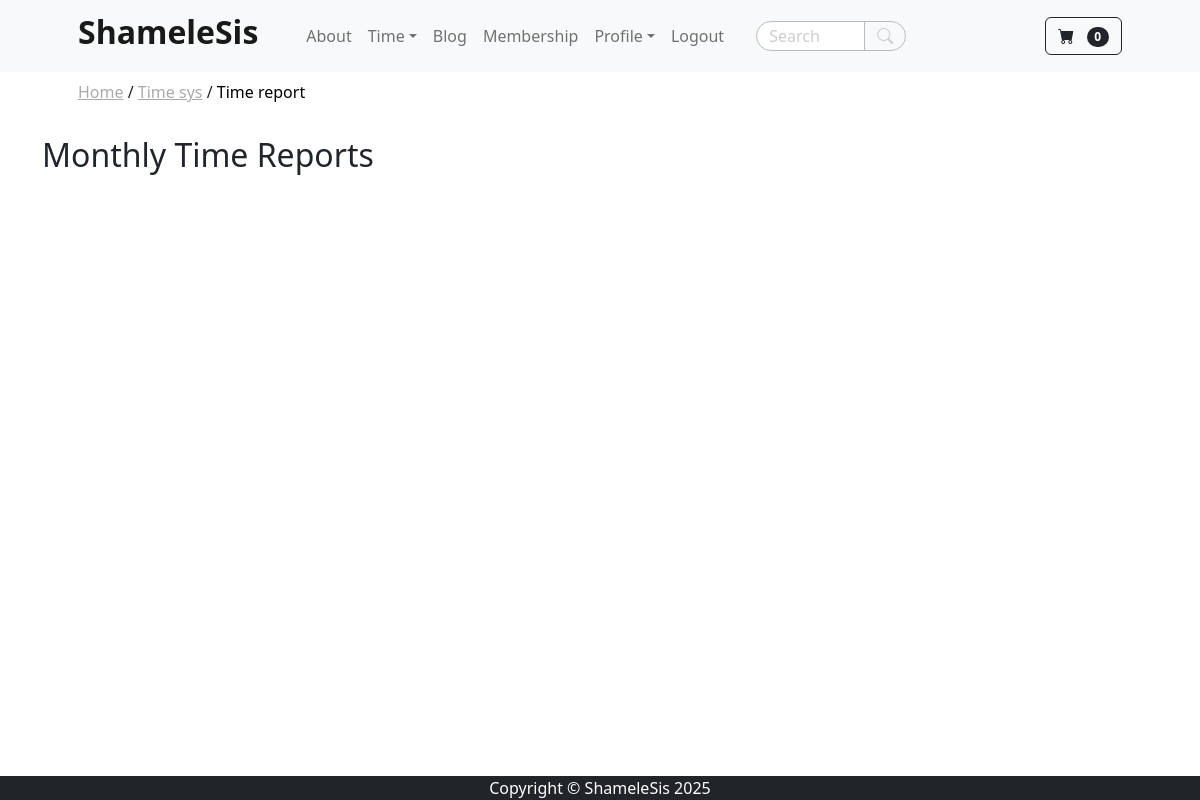
Page /time_sys/time_report/ (signed in) on the earlier database version.
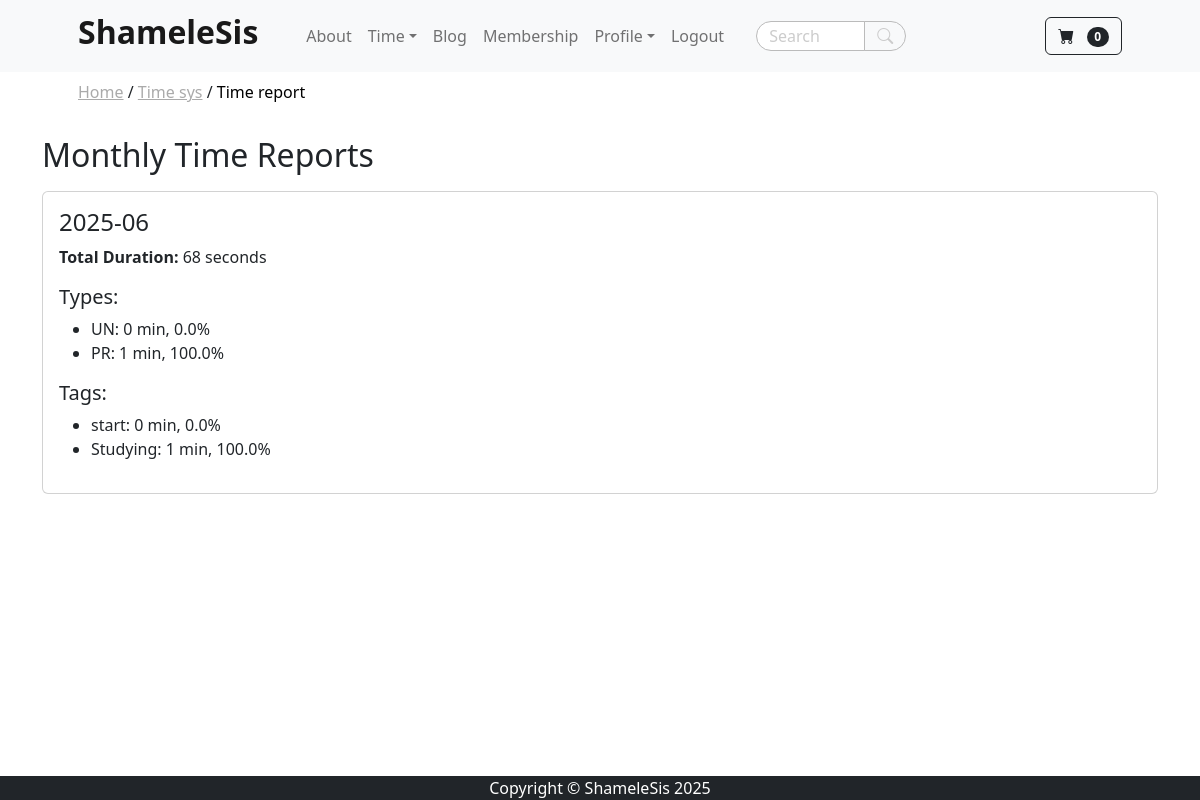
Same page on the later database version.
### time_sys/models.py (models this page shows, shortened)
class TimeReport(models.Model):
    user = models.ForeignKey(User, on_delete=models.CASCADE)
    year_month = models.CharField(max_length=7)  # e.g. "2025-06"
    total_duration = models.IntegerField(default=0)
    type_data = models.JSONField(default=dict)
    tag_data = models.JSONField(default=dict)
    class Meta:
        unique_together = ('user', 'year_month')

class TimeRecord(models.Model):
    user = models.ForeignKey(User, on_delete=models.CASCADE)
    end = models.DateTimeField()
    duration = models.IntegerField()
    tag = models.CharField(max_length=255)
    type = models.CharField(max_length=255)

### time_sys/views.py (the view)
# urls.py: path('time_report/', views.time_report, name='time_report'),
@login_required
def time_report(request):
    from .utils import generate_monthly_report
    user_id = request.user.id
    user_instance = User.objects.get(id=user_id)
    generate_monthly_report(k=user_instance)  # Ensure new reports are created if needed
    reports = TimeReport.objects.filter(user=user_instance).order_by('-year_month')
    report_data = []
    for report in reports:
        if report.total_duration:
            tag_percent = {
                tag: [round(dur / 60) , round(dur / report.total_duration * 100, 2)]
                for tag, dur in report.tag_data.items()
            }
            type_percent = {
                typ: [round(dur / 60), round(dur / report.total_duration * 100, 2)]
                for typ, dur in report.type_data.items()
            }
        else:
            tag_percent = {}
            type_percent = {}
        report_data.append({
            'month': report.year_month,
            'total_duration': report.total_duration,
            'tag_percent': tag_percent,
            'type_percent': type_percent,
        })
    context = {
        'report_data': report_data,
        'timezone': timezone_display(request.user.profile),
    }
    return render(request, 'time/time_report.html', context)

### cart/cart.py (called while the page is built)
    def __len__(self):
        return len(self.cart)

### cart/context_processors.py (called while the page is built)
def cart(request):
    return {'cart': Cart(request)}

### store/context_processors.py (called while the page is built)
def base_breadcrumbs(request):
    path = request.path
    parts = path.strip('/').split('/')
    breadcrumbs = []
    url = ''
    for part in parts:
        url += f'/{part}'
        breadcrumbs.append({'name': part.replace('_', ' ').capitalize(), 'url': url})
    return {'breadcrumbs': breadcrumbs}

### store/templatetags/breadcrumbs.py (called while the page is built)
@register.inclusion_tag('breadcrumbs.html')
def show_breadcrumbs(breadcrumbs):
    return {'breadcrumbs': breadcrumbs}

### time_sys/utils.py (called while the page is built)
def timezone_display(user):
    if user.timezone[7]=="-":
        timezone_string = user.timezone.replace("-", "+")
    else:
        timezone_string = user.timezone.replace("+", "-")
    return timezone_string

### time_sys/templates/time/time_report.html
{% extends 'base.html' %}
{% block content %}
{% load humanize %}
<div class="container mt-4">
  <h2>Monthly Time Reports</h2>
  {% for report in report_data %}
    <div class="card my-3 p-3">
      <h4>{{ report.month }}</h4>
      <p><strong>Total Duration:</strong> {{ report.total_duration|floatformat:0|intcomma }} seconds</p>
      <h5>Types:</h5>
      <ul>
        {% for type, list in report.type_percent.items %}
        {% with dur=list.0 percent=list.1 %}
          <li>{{ type }}: {{ dur|intcomma }} min, {{ percent }}%</li>
        {% endwith %}
        {% endfor %}
      </ul>
      <h5>Tags:</h5>
      <ul>
        {% for tag, list in report.tag_percent.items %}
        {% with dur=list.0 percent=list.1 %}
          <li>{{ tag }}: {{ dur|intcomma }} min, {{ percent }}%</li>
        {% endwith %}
        {% endfor %}
      </ul>
    </div>
  {% endfor %}
</div>
{% endblock %}

Differences in the rows shown:
added TimeReport: month "2025-06"
added TimeRecord: tag "start", duration "0", list "0.0"
added TimeRecord: tag "Studying", value "1", list "100.0"
Other differences:
new list line: "Total Duration: 68 seconds Types: UN : 0 min, 0.0 % PR : 1 min, 100.0 % Tags:"
